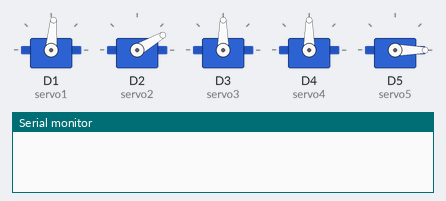
Bench run of a sketch on a simulated ESP8266 (NodeMCU). Parts: 5 × servo, the last lines printed to the serial monitor. WiFi joins after 1.5 s; servers stay silent unless stated; uploads are accepted with an empty reply.

Above: at 0.1 s.
At 4.72 s:
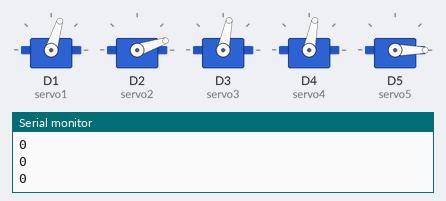
At 8.47 s:
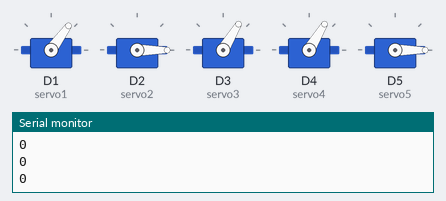
At 10.57 s:
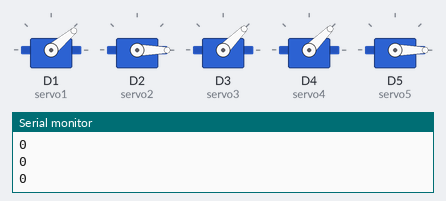
At 12.67 s:
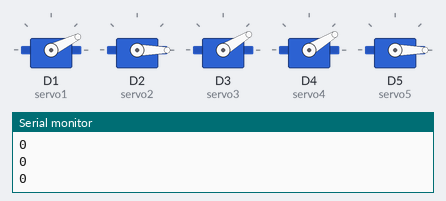
At 17.0 s:
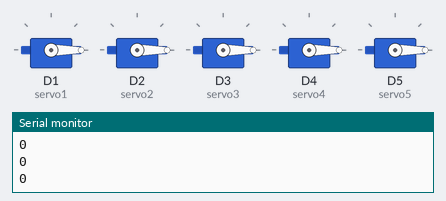
Timing chart, 0 to 18.5 s (numbered marks = the images above):
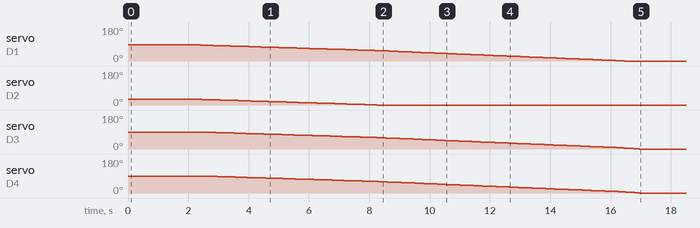

The sketch:

iot_4o.ino
```cpp
#include <Servo.h>
#include <ESP8266WiFi.h>
#include <ESP8266HTTPClient.h>

const char* ssid = "student";
const char* password = "12345678";

int angle_servo_1 = 85;
int angle_servo_2 = 30;
int angle_servo_3 = 90;
int angle_servo_4 = 90;
int angle_servo_5 = 0;

Servo servo1;
Servo servo2;
Servo servo3;
Servo servo4;
Servo servo5;

int step_delay = 50;

void setup() {
  servo1.attach(D1);
  servo2.attach(D2);
  servo3.attach(D3);
  servo4.attach(D4);
  servo5.attach(D5);

  servo1.write(angle_servo_1);
  servo2.write(angle_servo_2);
  servo3.write(angle_servo_3);
  servo4.write(angle_servo_4);
  servo5.write(angle_servo_5);

  Serial.begin(115200);
  WiFi.begin(ssid, password);

  while (WiFi.status() != WL_CONNECTED) {
    delay(1000);
    Serial.print("Connecting..");
  }
}

void loop() {

  if (WiFi.status() == WL_CONNECTED) { //Check WiFi connection status

    HTTPClient http;  //Declare an object of class HTTPClient

    http.begin("http://ec2-13-235-48-70.ap-south-1.compute.amazonaws.com/node_servo.php?id=arm_001&key=1234&input=online");  //Specify request destination
    int httpCode = http.GET();                                                                  //Send the request

    if (httpCode > 0) { //Check the returning code

      String payload = http.getString();   //Get the request response payload
      //Serial.println(payload);                     //Print the response payload

      int Index1 = payload.indexOf(',');
      int Index2 = payload.indexOf(',', Index1+1);
      int Index3 = payload.indexOf(',', Index2+1);
      int Index4 = payload.indexOf(',', Index3+1);
      int Index5 = payload.indexOf(',', Index4+1);

      int servo_1 = payload.substring(0, Index1).toInt();
      int servo_2 = payload.substring(Index1+1, Index2).toInt();
      int servo_3 = payload.substring(Index2+1, Index3).toInt();
      int servo_4 = payload.substring(Index3+1, Index4).toInt();
      int servo_5 = payload.substring(Index4+1, Index5).toInt();

      Serial.println(servo_1);
      Serial.println(servo_2);
      Serial.println(servo_3);
      Serial.println(servo_4);
      Serial.println(servo_5);

      move_servo(servo_1,servo_2,servo_3,servo_4,servo_5);

    }

    http.end();   //Close connection

  }

  delay(1000);    //Send a request every 30 seconds

}

void move_servo(int a, int b, int c, int d, int e){

  for (int i=0; i<180; i++){

      if (angle_servo_1 > a){
          servo1.write(angle_servo_1);
          angle_servo_1--;
          delay(step_delay);
      }
      else if (angle_servo_1 < a){
          servo1.write(angle_servo_1);
          angle_servo_1++;
          delay(step_delay);
      }
      else{
          servo1.write(angle_servo_1);
      }

      if (angle_servo_2 > b){
          servo2.write(angle_servo_2);
          angle_servo_2--;
          delay(step_delay);
      }
      else if (angle_servo_2 < b){
          servo2.write(angle_servo_2);
          angle_servo_2++;
          delay(step_delay);
      }
      else{
          servo2.write(angle_servo_2);
      }

      if (angle_servo_3 > c){
          servo3.write(angle_servo_3);
          angle_servo_3--;
          delay(step_delay);
      }
      else if (angle_servo_3 < c){
          servo3.write(angle_servo_3);
          angle_servo_3++;
          delay(step_delay);
      }
      else{
          servo3.write(angle_servo_3);
      }

      if (angle_servo_4 > d){
          servo4.write(angle_servo_4);
          angle_servo_4--;
          delay(step_delay);
      }
      else if (angle_servo_4 < d){
          servo4.write(angle_servo_4);
          angle_servo_4++;
          delay(step_delay);
      }
      else{
          servo4.write(angle_servo_4);
      }

      if (angle_servo_5 > e){
          servo5.write(angle_servo_5);
          angle_servo_5--;
          delay(step_delay);
      }
      else if (angle_servo_5 < e){
          servo5.write(angle_servo_5);
          angle_servo_5++;
          delay(step_delay);
      }
      else{
          servo5.write(angle_servo_5);
      }
  }

}
```

Measured:
- by itself, servo on D1 (servo1): moves from 85° to 0° over 14.1 s
- by itself, servo on D2 (servo2): moves from 30° to 0° over 5.8 s
- by itself, servo on D3 (servo3), servo on D4 (servo4): moves from 90° to 0° over 14.4 s
